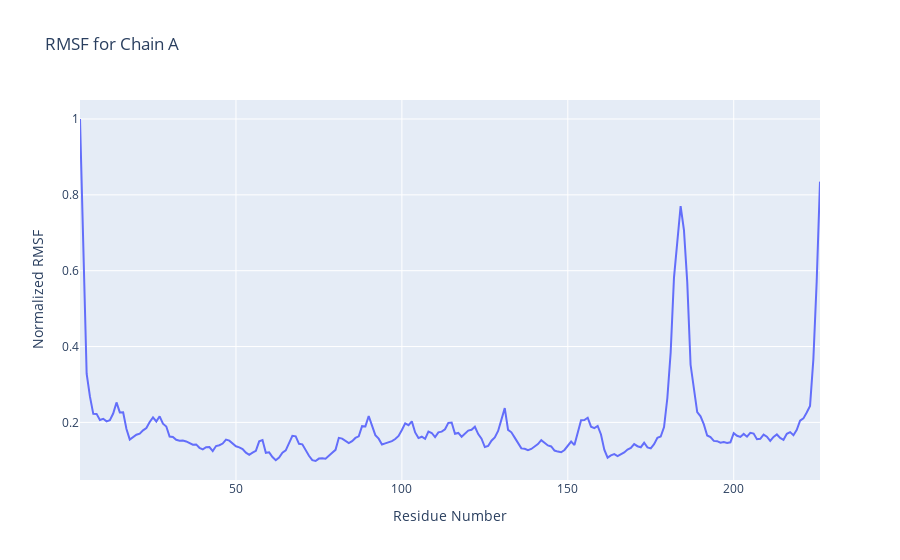
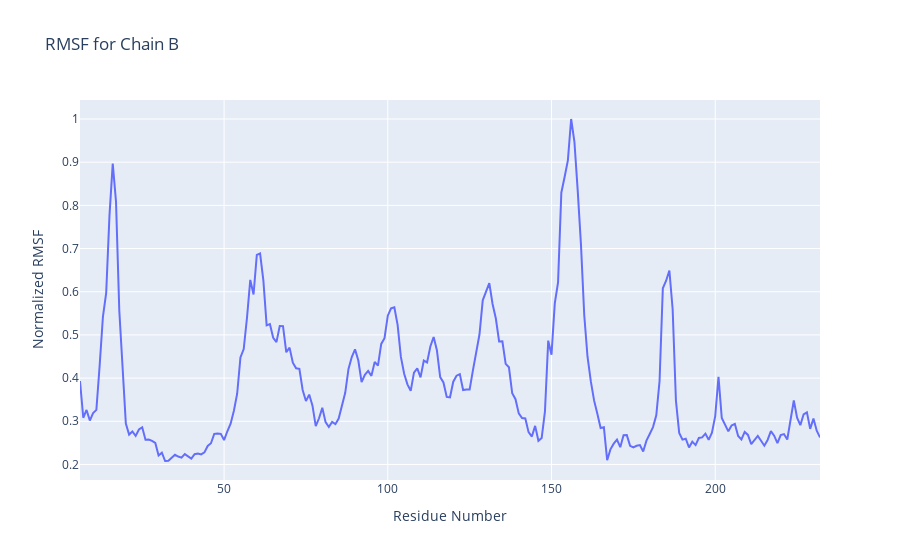
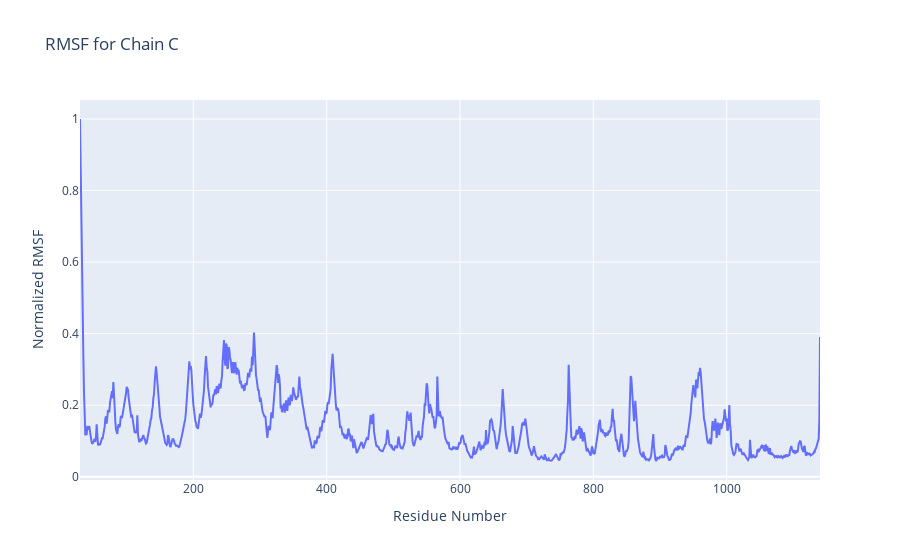
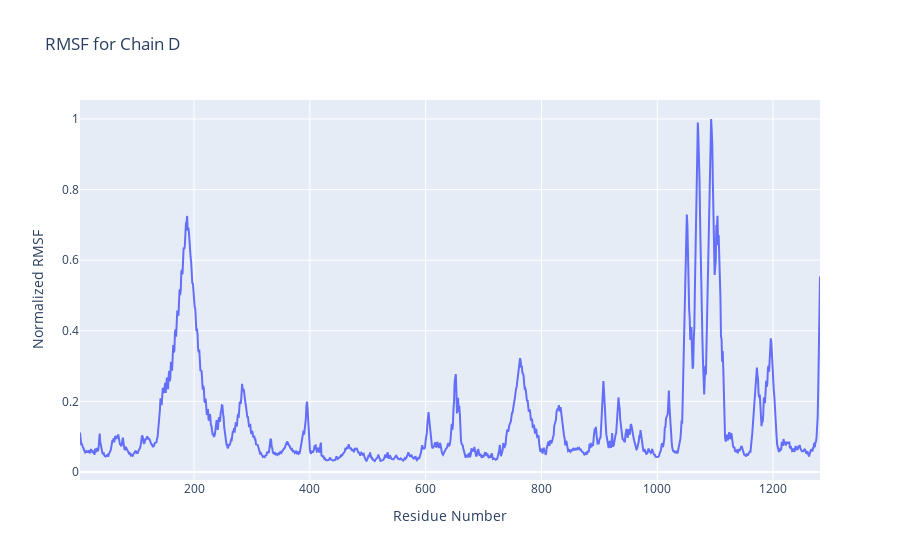

Notebook code for these charts, in order:
### Code cell
import numpy as np
import plotly.graph_objects as go

# Load the processed data file
data = np.loadtxt('rmsf_6c04_processed.txt', dtype=str)

# Extract chain, residue number, and RMSF values
chains = data[:, 0]
residue_numbers = data[:, 1].astype(int)
rmsf_values = data[:, 2].astype(float)

# Get unique chains
unique_chains = np.unique(chains)

# Plot RMSF for each chain separately
for chain in unique_chains:
    chain_indices = np.where(chains == chain)[0]
    chain_residue_numbers = residue_numbers[chain_indices]
    chain_rmsf_values = rmsf_values[chain_indices]

    # Normalize RMSF
    normalized_rmsf = chain_rmsf_values / np.max(chain_rmsf_values)

    # Create the plot
    fig = go.Figure()
    fig.add_trace(go.Scatter(x=chain_residue_numbers, y=normalized_rmsf,
                             mode='lines', name=f'Chain {chain}'))

    # Customize the plot
    fig.update_layout(title=f'RMSF for Chain {chain}',
                      xaxis_title='Residue Number',
                      yaxis_title='Normalized RMSF')

    # Show the plot
    fig.show()

### Figure 1 — Plotly figure (JSON) as saved in the notebook; plotly's stock layout.template omitted (floating-point values rounded to 4 significant figures; data arrays with more than 128 entries replaced by an {"elided": "..."} marker saying what was removed)
{"data": [{"mode": "lines", "name": "Chain A", "type": "scatter", "x": {"elided": "224 int values"}, "y": {"elided": "224 float values"}}], "layout": {"title": {"text": "RMSF for Chain A"}, "xaxis": {"title": {"text": "Residue Number"}}, "yaxis": {"title": {"text": "Normalized RMSF"}}}}

### Figure 2 — Plotly figure (JSON) as saved in the notebook; plotly's stock layout.template omitted (floating-point values rounded to 4 significant figures; data arrays with more than 128 entries replaced by an {"elided": "..."} marker saying what was removed)
{"data": [{"mode": "lines", "name": "Chain B", "type": "scatter", "x": {"elided": "227 int values"}, "y": {"elided": "227 float values"}}], "layout": {"title": {"text": "RMSF for Chain B"}, "xaxis": {"title": {"text": "Residue Number"}}, "yaxis": {"title": {"text": "Normalized RMSF"}}}}

### Figure 3 — Plotly figure (JSON) as saved in the notebook; plotly's stock layout.template omitted (floating-point values rounded to 4 significant figures; data arrays with more than 128 entries replaced by an {"elided": "..."} marker saying what was removed)
{"data": [{"mode": "lines", "name": "Chain C", "type": "scatter", "x": {"elided": "1111 int values"}, "y": {"elided": "1111 float values"}}], "layout": {"title": {"text": "RMSF for Chain C"}, "xaxis": {"title": {"text": "Residue Number"}}, "yaxis": {"title": {"text": "Normalized RMSF"}}}}

### Figure 4 — Plotly figure (JSON) as saved in the notebook; plotly's stock layout.template omitted (floating-point values rounded to 4 significant figures; data arrays with more than 128 entries replaced by an {"elided": "..."} marker saying what was removed)
{"data": [{"mode": "lines", "name": "Chain D", "type": "scatter", "x": {"elided": "1279 int values"}, "y": {"elided": "1279 float values"}}], "layout": {"title": {"text": "RMSF for Chain D"}, "xaxis": {"title": {"text": "Residue Number"}}, "yaxis": {"title": {"text": "Normalized RMSF"}}}}
